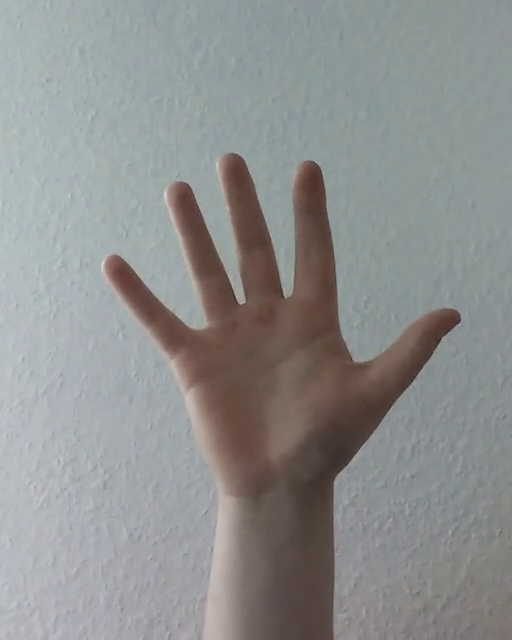
#> input picture frame 28 of vid/hand-gesture.mp4, 512 x 640 px
$ python ConvexHullFingerCountVideo.py
#> lines starting #> are read from the running program, lines starting #| are printed output that depends on the picture; after the words box and inside, x2 and y2 are one past the last pixel; in counts of white or black regions, pixels touching at a corner belong together
import cv2
import numpy as np


def calcDistance(pt1, pt2):
    x_diff = (pt1[0]-pt2[0])
    y_diff = (pt1[1]-pt2[1])
    return int(np.sqrt(x_diff**2+y_diff**2))


def getConvexHull(imgSrc, mask):
    contours, hierarchy = cv2.findContours(
        mask, cv2.RETR_TREE, cv2.CHAIN_APPROX_SIMPLE)
    if len(contours) != 0:
        c = max(contours, key=cv2.contourArea)
        hull = cv2.convexHull(c, returnPoints=False)
        hull[::-1].sort(axis=0)

        if cv2.contourArea(c)/(imgSrc.shape[0]*imgSrc.shape[1]) >= 0.14:
            # print('The area is:', cv2.contourArea(
            #     c)/(imgSrc.shape[0]*imgSrc.shape[1]))

            defects = cv2.convexityDefects(c, hull)
            reducedHullPoints = gethullClusters(hull, c)
            reducedDefects = getDefectClusters(c, defects)

            hullAreaFraction = getHullArea(
                reducedHullPoints)/(imgSrc.shape[0]*imgSrc.shape[1])

            # print('the convex hull area is', hullAreaFraction)
            drawHullPoints(imgSrc, reducedHullPoints)
            drawDefects(imgSrc, c, reducedDefects)

            if hullAreaFraction<=0.19 and hullAreaFraction>=0.17:
                return 1
            elif hullAreaFraction<=0.17:
                return 0
            else:
                return len(reducedDefects)+1

def getHullArea(hullPtList):
    pt_list = []
    for pt in hullPtList:
        pt_list.append(np.asarray([pt]))

    pt_list = np.asarray(pt_list)
    area = cv2.contourArea(pt_list)
    return area


def getDefectClusters(contour, defects):
    clusterPts = []
    for defect in defects:
        dis = defect[0][3]
        ptA = contour[defect[0][0]][0]
        ptB = contour[defect[0][1]][0]
        defectPt = contour[defect[0][2]][0]
        sideA = np.linalg.norm(ptB-defectPt)
        sideB = np.linalg.norm(ptA-defectPt)
        defectSide = np.linalg.norm(ptB-ptA)

        # finding the angle
        alpha = np.arccos((np.square(sideA) + np.square(sideB) -
                           np.square(defectSide))/(2*sideA*sideB))
        # converting it into degrees
        alpha = alpha*(180/np.pi)
        # print(':',alpha)
        if dis >= 3600 and alpha < 90.0:

            clusterPts.append(defect)

    # print()

    return clusterPts

    pass


def getRequiredDefects(defects):
    defectClusters = getDefectClusters(defects)
    pass


def gethullClusters(hull, contour):
    listPoints = []
    for pointIdx in hull:
        listPoints.append(list(contour[pointIdx[0]][0]))

    return getClusters(listPoints)


def drawHullPoints(imgSrc, pointsList):

    for pt in pointsList:
        # print('::',pt)
        imgSrc = cv2.circle(imgSrc, (pt[0], pt[1]), 13, (255, 0, 255), 1)


def getClusters(pointSet, thres=30):
    clusterPts = []
    for pt in pointSet:
        if clusterPts == []:
            clusterPts.append((pt[0], pt[1]))
        else:
            inserted = False
            for clusterCenter in clusterPts:
                if calcDistance(clusterCenter, ((pt[0], pt[1]))) <= thres:
                    clusterCenter = (
                        (clusterCenter[0]+pt[0])//2, (clusterCenter[1]+pt[1])//2)
                    inserted = True
                    break
            if not inserted:
                clusterPts.append((pt[0], pt[1]))

    return clusterPts


def drawDefects(imgSrc, contour, ptsList):

    for i in range(len(ptsList)):
        s, e, f, d = ptsList[i][0]
        start = tuple(contour[s][0])
        end = tuple(contour[e][0])
        far = tuple(contour[f][0])
        cv2.line(imgSrc, start, end, [0, 255, 0], 2)
        cv2.circle(imgSrc, far, 5, [0, 0, 255], 2)
        cv2.circle(imgSrc, start, 5, [255, 255, 255], 2)
        cv2.circle(imgSrc, end, 5, [255, 255, 255], 2)


def drawConvexHull(imgSrc, hull):
    cv2.drawContours(imgSrc, [hull], -1, (255, 0, 0), 2)


cap = cv2.VideoCapture('./vid/hand-gesture.mp4')
if not cap:
    print('Camera cant be opened')
    exit()

font = cv2.FONT_HERSHEY_SIMPLEX
thickness =2
fontScale = 1
color = (0,0,0)

while True:
    ret, frame = cap.read()
#> frame is the input picture: shape (640, 512, 3); mean B, G, R 143.5, 144.3, 142.7

    if not ret:
        # print('Frame read incorrectly')
        break

    frame = cv2.blur(frame, (3,3))
    frame_HLS = cv2.cvtColor(frame, cv2.COLOR_BGR2HLS)
#> frame_HLS: shape (640, 512, 3); mean of channels 0, 1, 2 73.7, 143.4, 18.6

    mask = cv2.inRange(frame_HLS, (0, 25, 13), (15, 204, 153))
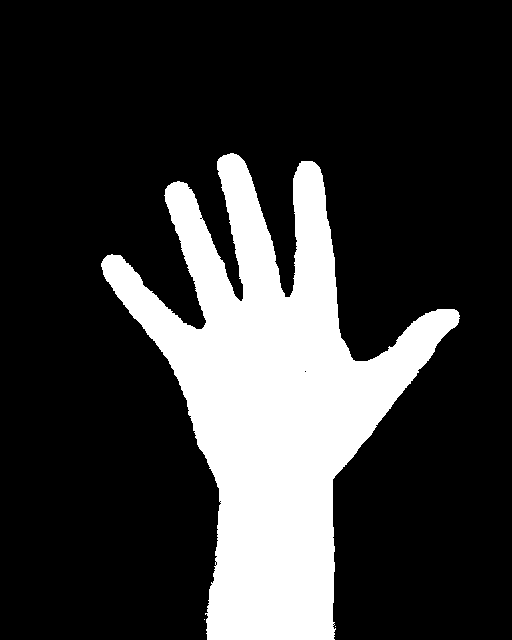
#> mask: shape (640, 512); 21.6% white; 3 white regions (2 under 20 px)
    try:
        detection = getConvexHull(frame, mask)
#> in getConvexHull, `contours, hierarchy = cv2.findContours( mask, cv2.RETR_TREE, cv2.CHAIN..`: contours = 8 contours, 7 with area under 20; largest, box (x1, y1, x2, y2) and area: (101, 153, 460, 640) 69754
#> in getConvexHull, `c = max(contours, key=cv2.contourArea)`: c = contour of 968 points, box (x1, y1, x2, y2) (101, 153, 460, 640), area 69754
#> in getConvexHull, `hull = cv2.convexHull(c, returnPoints=False)`: hull = 19 values, max 967 at index 0, min 0 at index 18, mean 481.2
#> in getConvexHull, `defects = cv2.convexityDefects(c, hull)`: defects = 14 rows, first 6: [0, 4, 3, 211], [4, 156, 68, 35093], [156, 158, 157, 142], [159, 330, 248, 30749], [330, 334, 331, 114], [335, 339, 338, 248]
#> the loop in gethullClusters, `for pointIdx in hull:` made 19 passes
#> pointIdx on passes 1 to 12: [967], [821], [819], [818], [697], [695], [692], [690], [565], [564], [339], [335]
#> after the loop in gethullClusters, `for pointIdx in hull:`: listPoints = [[233, 153], [312, 161], [314, 162], [319, 167], [458, 312], [459, 315], [459, 318], [458, 322], [334, 639], [207, 639], [103, 274], [101, 266], [101, 263], [103, 259], [167, 186], [168, 185], [171, 183], [223, 155], [230, 153]]
#> the loop in getClusters, `for pt in pointSet:` made 19 passes
#> pt on passes 2 to 13: [312, 161], [314, 162], [319, 167], [458, 312], [459, 315], [459, 318], [458, 322], [334, 639], [207, 639], [103, 274], [101, 266], [101, 263]
#> after the loop in getClusters, `for pt in pointSet:`: clusterCenter = (231, 153); clusterPts = [(233, 153), (312, 161), (458, 312), (334, 639), (207, 639), (103, 274), (167, 186)]
#> in getConvexHull, `reducedHullPoints = gethullClusters(hull, c)`: reducedHullPoints has the same summary as clusterPts in getClusters
#> the loop in getDefectClusters, `for defect in defects:` made 14 passes
#> (defect, dis, ptA, ptB, defectPt, sideA, sideB, defectSide) on passes 1 to 7: ([[0, 4, 3, 211]], 211, [230, 153], [223, 155], [226, 155], 3, 4.47, 7.28), ([[4, 156, 68, 35093]], 35093, [223, 155], [171, 183], [241, 301], 137.2, 147.1, 59.06), ([[156, 158, 157, 142]], 142, [171, 183], [168, 185], [169, 185], 1, 2.83, 3.61), ([[159, 330, 248, 30749]], 30749, [167, 186], [103, 259], [204, 326], 121.2, 144.8, 97.08), ([[330, 334, 331, 114]], 114, [103, 259], [101, 263], [103, 260], 3.61, 1, 4.47), ([[335, 339, 338, 248]], 248, [101, 266], [103, 274], [103, 270], 4, 4.47, 8.25), ([[339, 564, 480, 13547]], 13547, [103, 274], [207, 639], [219, 488], 151.5, 243.4, 379.5)
#> after the loop in getDefectClusters, `for defect in defects:`: clusterPts = [[[4, 156, 68, 35093]], [[159, 330, 248, 30749]], [[697, 818, 761, 27915]], [[821, 967, 881, 35335]]]
#> in getConvexHull, `reducedDefects = getDefectClusters(c, defects)`: reducedDefects has the same summary as clusterPts in getDefectClusters
#> the loop in getHullArea, `for pt in hullPtList:` made 7 passes
#> after the loop in getHullArea, `for pt in hullPtList:`: pt_list = [[[233, 153]], [[312, 161]], [[458, 312]], [[334, 639]], [[207, 639]], [[103, 274]], [[167, 186]]]
#> in getHullArea, `pt_list = np.asarray(pt_list)`: pt_list = [[233, 153], [312, 161], [458, 312], [334, 639], [207, 639], [103, 274], [167, 186]]
#> in getHullArea, `area = cv2.contourArea(pt_list)`: area = 114752
#> in getConvexHull, `hullAreaFraction = getHullArea( reducedHullPoints)/(imgSrc.shape[0]*im..`: hullAreaFraction = 0.35
#> the loop in drawHullPoints, `for pt in pointsList: # print('::',pt)` made 7 passes
#> after the loop in drawHullPoints, `for pt in pointsList:`:
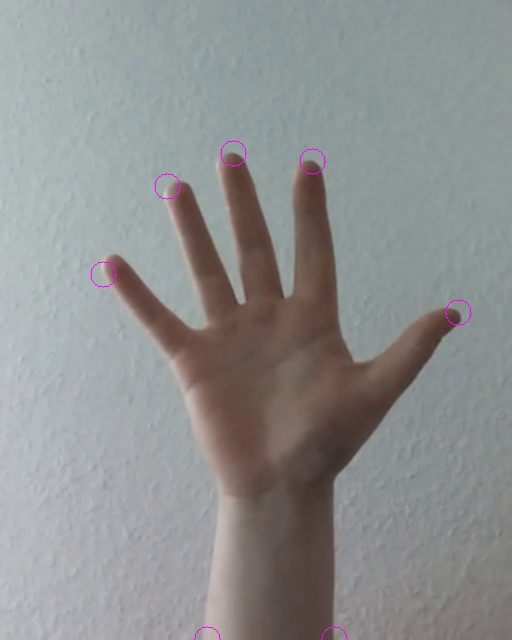
#> imgSrc: shape (640, 512, 3); mean B, G, R 143.7, 144.1, 142.8
#> the loop in drawDefects, `for i in range(len(ptsList)):` made 4 passes
#> (s, e, f, d, start, end, far) on passes 1 to 4: (4, 156, 68, 35093, (223, 155), (171, 183), (241, 301)), (159, 330, 248, 30749, (167, 186), (103, 259), (204, 326)), (697, 818, 761, 27915, (458, 312), (319, 167), (352, 359)), (821, 967, 881, 35335, (312, 161), (233, 153), (285, 297))
#> after the loop in drawDefects, `for i in range(len(ptsList)):`:
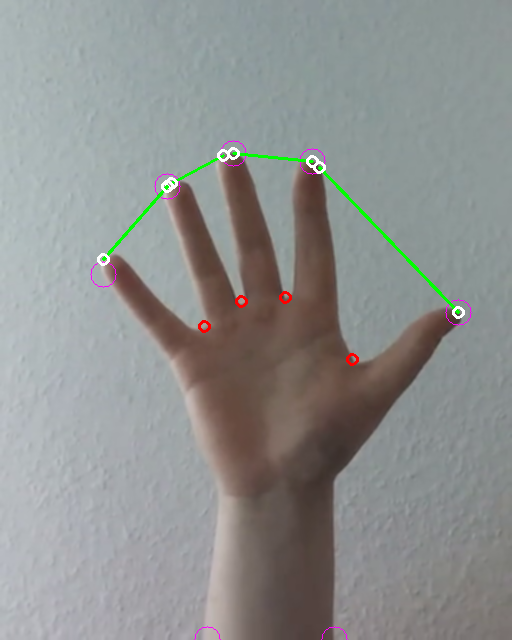
#> imgSrc: shape (640, 512, 3); 0.7% of pixels changed, all inside (x1, y1, x2, y2) = (97, 147, 465, 366)
#> detection = 5
    finally:
        if detection !=None:
            frame = cv2.putText(frame, str(detection), (50,50), font,
                    fontScale, color, thickness, cv2.LINE_AA)
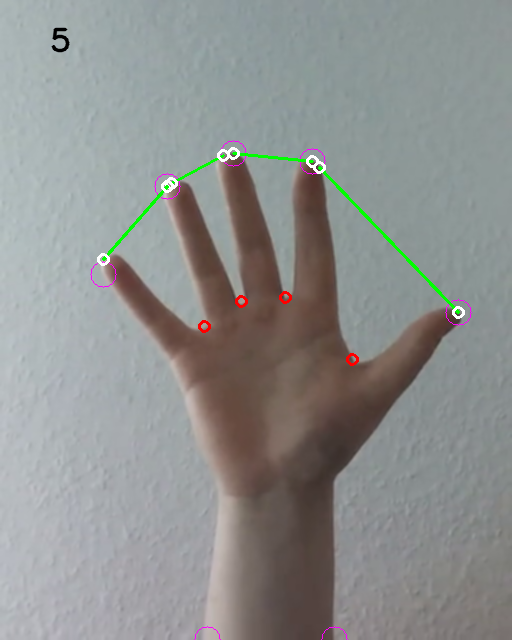
#> frame: shape (640, 512, 3); 0.09% of pixels changed, all inside (x1, y1, x2, y2) = (51, 27, 70, 53)
            # print('===================================>Detected:', detection)

    cv2.imshow('mask', mask)
    cv2.imshow('img', frame)

    pressedKey = cv2.waitKey(30) &0xFF
#> (key q is pressed here)

    if pressedKey == ord('q'):
        break


cap.release()
cv2.destroyAllWindows()

$ run again, starting later in the video
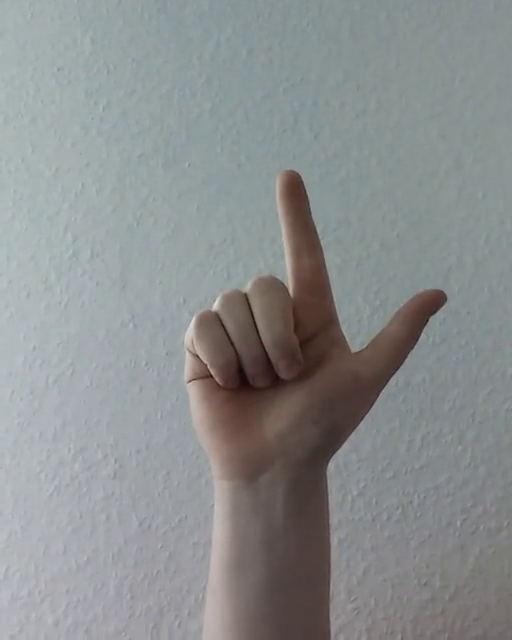
#> input picture frame 126 of vid/hand-gesture.mp4, 512 x 640 px
#> frame is the input picture: shape (640, 512, 3); mean B, G, R 142.8, 142.5, 139.1
#> frame_HLS: shape (640, 512, 3); mean of channels 0, 1, 2 79.2, 141.2, 17.1
#> `mask = cv2.inRange(frame_HLS, (0, 25, 13), (15, 204, 153))`:
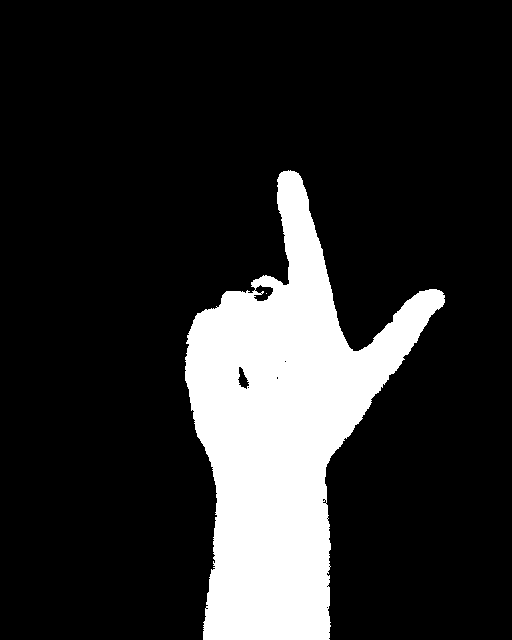
#> mask: shape (640, 512); 16.9% white; 2 white regions (1 under 20 px)
#> contours = 15 contours, 12 with area under 20; largest, box (x1, y1, x2, y2) and area: (185, 170, 445, 640) 54920, (253, 284, 274, 302) 220, (237, 366, 250, 390) 154
#> c = contour of 701 points, box (x1, y1, x2, y2) (185, 170, 445, 640), area 54920
#> hull = 19 values, max 699 at index 0, min 0 at index 18, mean 304.7
#> defects = 16 rows, first 6: [699, 0, 700, 256], [0, 2, 1, 201], [2, 4, 3, 114], [5, 130, 51, 16410], [130, 132, 131, 229], [132, 145, 143, 380]
#> the loop in gethullClusters, `for pointIdx in hull:` made 19 passes
#> pointIdx on passes 1 to 8: [699], [697], [693], [545], [544], [541], [537], [315]
#> after the loop in gethullClusters, `for pointIdx in hull:`: listPoints = [[290, 170], [294, 171], [298, 173], [441, 291], [443, 293], [444, 295], [444, 302], [329, 639], [203, 639], [185, 380], [185, 357], [186, 342], [187, 335], [193, 320], [195, 316], [279, 174], [281, 172], [283, 171], [288, 170]]
#> the loop in getClusters, `for pt in pointSet:` made 19 passes
#> pt on passes 2 to 9: [294, 171], [298, 173], [441, 291], [443, 293], [444, 295], [444, 302], [329, 639], [203, 639]
#> after the loop in getClusters, `for pt in pointSet:`: clusterCenter = (289, 170); clusterPts = [(290, 170), (441, 291), (329, 639), (203, 639), (185, 380), (186, 342)]
#> reducedHullPoints has the same summary as clusterPts in getClusters
#> the loop in getDefectClusters, `for defect in defects:` made 16 passes
#> (defect, dis, ptA, ptB, defectPt, sideA, sideB, defectSide) on passes 1 to 5: ([[699, 0, 700, 256]], 256, [290, 170], [288, 170], [289, 171], 1.41, 1.41, 2), ([[0, 2, 1, 201]], 201, [288, 170], [283, 171], [287, 171], 4, 1.41, 5.1), ([[2, 4, 3, 114]], 114, [283, 171], [281, 172], [282, 172], 1, 1.41, 2.24), ([[5, 130, 51, 16410]], 16410, [279, 174], [195, 316], [289, 283], 99.62, 109.5, 165), ([[130, 132, 131, 229]], 229, [195, 316], [193, 320], [195, 318], 2.83, 2, 4.47)
#> after the loop in getDefectClusters, `for defect in defects:`: clusterPts = [[[545, 693, 596, 26186]]]
#> the loop in getHullArea, `for pt in hullPtList:` made 6 passes
#> after the loop in getHullArea, `for pt in hullPtList:`: pt_list = [[[290, 170]], [[441, 291]], [[329, 639]], [[203, 639]], [[185, 380]], [[186, 342]]]
#> in getHullArea, `pt_list = np.asarray(pt_list)`: pt_list = [[290, 170], [441, 291], [329, 639], [203, 639], [185, 380], [186, 342]]
#> area = 79974.5
#> hullAreaFraction = 0.244
#> the loop in drawHullPoints, `for pt in pointsList: # print('::',pt)` made 6 passes
#> the loop in drawDefects, `for i in range(len(ptsList)):` made 1 pass
#> (s, e, f, d, start, end, far) on pass 1: (545, 693, 596, 26186, (441, 291), (298, 173), (353, 351))
#> detection = 2
#> `frame = cv2.putText(frame, str(detection), (50,50), font, fontScale, c..`:
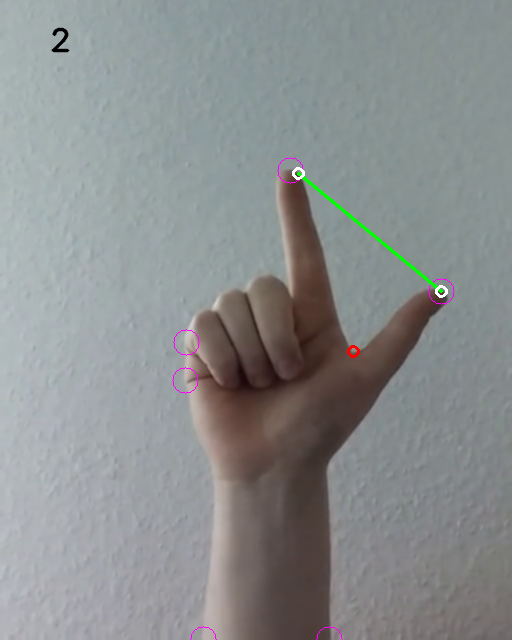
#> frame: shape (640, 512, 3); mean B, G, R 142.6, 142.5, 139

$ run again, starting later in the video
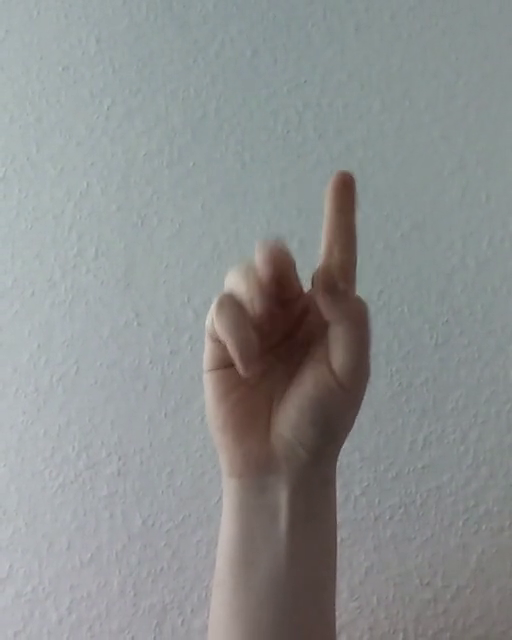
#> input picture frame 224 of vid/hand-gesture.mp4, 512 x 640 px
#> frame is the input picture: shape (640, 512, 3); mean B, G, R 143.9, 143.9, 140.6
#> frame_HLS: shape (640, 512, 3); mean of channels 0, 1, 2 78.8, 142.6, 16.9
#> `mask = cv2.inRange(frame_HLS, (0, 25, 13), (15, 204, 153))`:
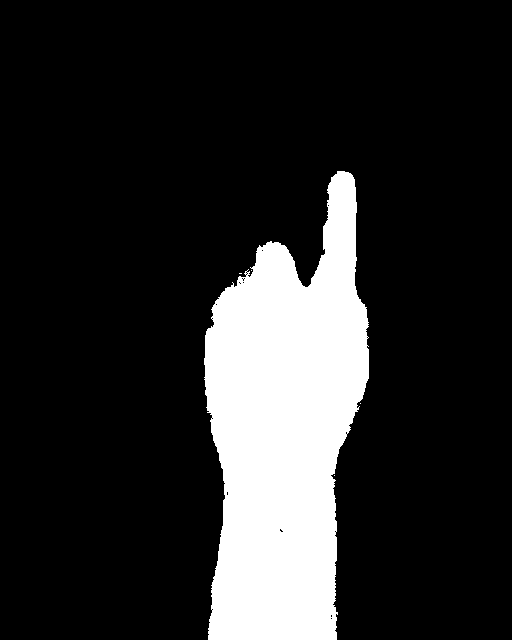
#> mask: shape (640, 512); 16.1% white; 5 white regions (4 under 20 px)
#> contours = 27 contours, 26 with area under 20; largest, box (x1, y1, x2, y2) and area: (204, 171, 369, 640) 52230
#> c = contour of 556 points, box (x1, y1, x2, y2) (204, 171, 369, 640), area 52230
#> hull = 18 values, max 555 at index 0, min 0 at index 17, mean 346.5
#> defects = 15 rows, first 6: [0, 106, 59, 16258], [106, 171, 127, 3161], [171, 180, 177, 358], [180, 186, 181, 229], [186, 208, 196, 1612], [208, 210, 209, 245]
#> the loop in gethullClusters, `for pointIdx in hull:` made 18 passes
#> pointIdx on passes 1 to 8: [555], [553], [551], [550], [546], [544], [507], [489]
#> after the loop in gethullClusters, `for pointIdx in hull:`: listPoints = [[344, 171], [348, 172], [350, 173], [352, 175], [354, 179], [355, 187], [368, 322], [368, 378], [336, 639], [208, 639], [204, 379], [204, 358], [205, 335], [211, 309], [215, 301], [221, 293], [259, 245], [337, 171]]
#> the loop in getClusters, `for pt in pointSet:` made 18 passes
#> pt on passes 2 to 9: [348, 172], [350, 173], [352, 175], [354, 179], [355, 187], [368, 322], [368, 378], [336, 639]
#> after the loop in getClusters, `for pt in pointSet:`: clusterCenter = (340, 171); clusterPts = [(344, 171), (368, 322), (368, 378), (336, 639), (208, 639), (204, 379), (205, 335), (215, 301), (259, 245)]
#> reducedHullPoints has the same summary as clusterPts in getClusters
#> the loop in getDefectClusters, `for defect in defects:` made 15 passes
#> (defect, dis, ptA, ptB, defectPt, sideA, sideB, defectSide) on passes 1 to 5: ([[0, 106, 59, 16258]], 16258, [337, 171], [259, 245], [307, 287], 63.78, 119.8, 107.5), ([[106, 171, 127, 3161]], 3161, [259, 245], [221, 293], [251, 275], 34.99, 31.05, 61.22), ([[171, 180, 177, 358]], 358, [221, 293], [215, 301], [219, 298], 5, 5.39, 10), ([[180, 186, 181, 229]], 229, [215, 301], [211, 309], [215, 303], 7.21, 2, 8.94), ([[186, 208, 196, 1612]], 1612, [211, 309], [205, 335], [214, 324], 14.21, 15.3, 26.68)
#> after the loop in getDefectClusters, `for defect in defects:`: clusterPts = [[[0, 106, 59, 16258]]]
#> the loop in getHullArea, `for pt in hullPtList:` made 9 passes
#> after the loop in getHullArea, `for pt in hullPtList:`: pt_list = [[[344, 171]], [[368, 322]], [[368, 378]], [[336, 639]], [[208, 639]], [[204, 379]], [[205, 335]], [[215, 301]], [[259, 245]]]
#> in getHullArea, `pt_list = np.asarray(pt_list)`: pt_list = contour of 9 points, box (x1, y1, x2, y2) (204, 171, 369, 640), area 60955
#> area = 60955
#> hullAreaFraction = 0.186
#> the loop in drawHullPoints, `for pt in pointsList: # print('::',pt)` made 9 passes
#> the loop in drawDefects, `for i in range(len(ptsList)):` made 1 pass
#> (s, e, f, d, start, end, far) on pass 1: (0, 106, 59, 16258, (337, 171), (259, 245), (307, 287))
#> after the loop in drawDefects, `for i in range(len(ptsList)):`:
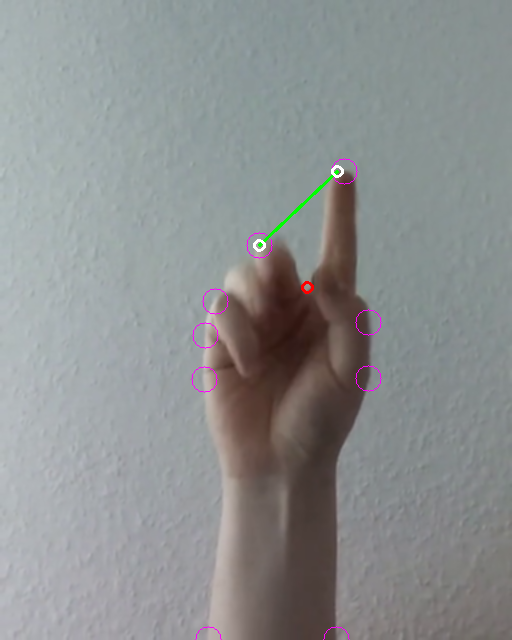
#> imgSrc: shape (640, 512, 3); mean B, G, R 144, 143.8, 140.8
#> detection = 1
